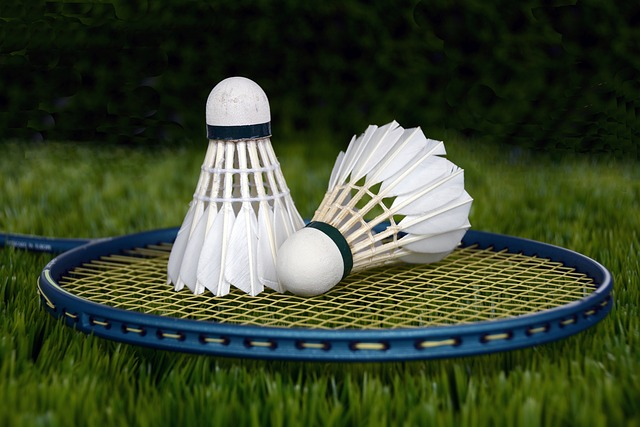
%> input picture Practical 3/3A/badminton.jpg, 640 x 427 px
$ octave 3A.m   (GNU Octave 9; MATLAB toolbox functions it lacks are replaced by stand-ins)
%> lines starting %> are read from the running program, lines starting %| are printed output that depends on the picture
%{
Practical 3-A
Write a MATLAB program to display the histogram of a gray-scale image.
Use the file 'cameraman.jpg'
%}

clc;
clear;
close all;

rgb = imread('badminton.jpg');
%> rgb is the input picture: size 427x640x3 uint8; mean R, G, B 60.3, 71.8, 47.1
gray = rgb2gray(rgb);
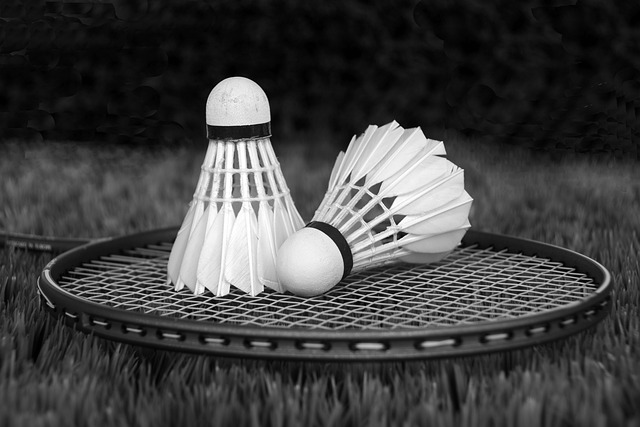
%> gray: size 427x640 uint8; min 0, max 255, mean 65.5

figure;

subplot(1,3,1);
imshow(rgb);
title('Original');

subplot(1,3,2);
imshow(gray);
title('Gray-Scale Image');

subplot(1,3,3);
(imhist(gray));
title('Histogram');
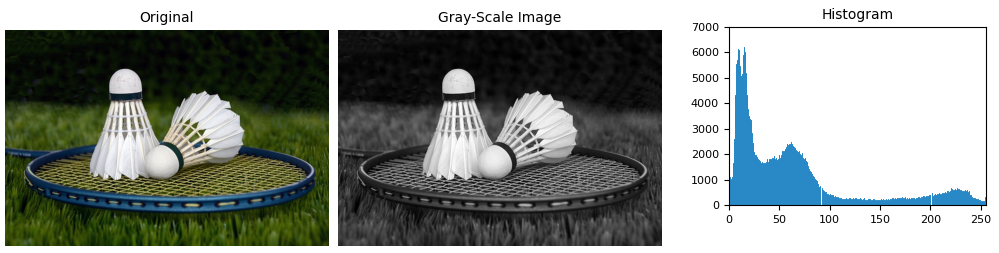
%> figure redrawn from the program's plot data, 3 panels
